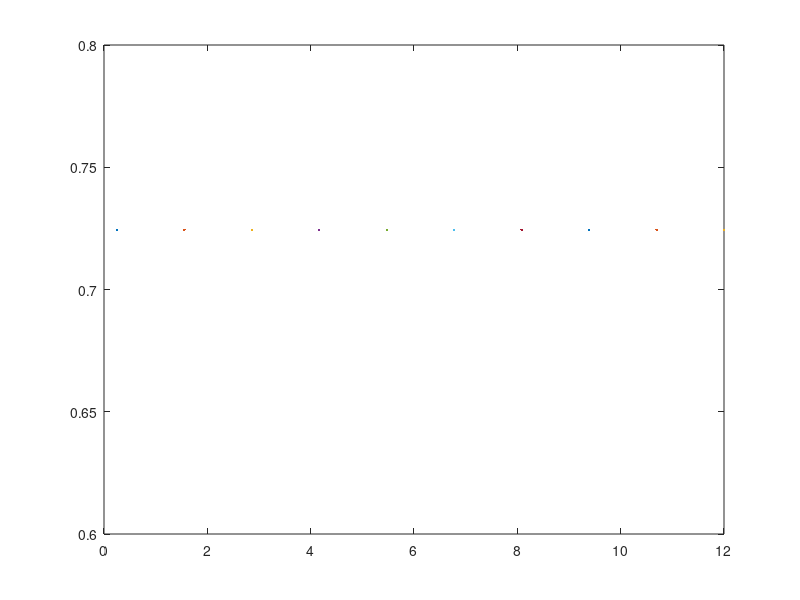

This figure's MATLAB source:
function Response = LogVsLinModel
clf
f = figure(1);
        axes1 = axes('Parent',f,'YGrid','on',...
            'XScale','linear',...
            'XMinorTick','on',...
            'XMinorGrid','on',...
            'XGrid','on');
StimHighFreq = 12;
StimLowFreq = 0.25;
StimSteps = 10;
% compF = logspace(log10(StimLowFreq),log10(StimHighFreq),StimSteps)
compF = linspace(StimLowFreq,StimHighFreq,StimSteps);
% compF = 1;
compLev= ones(size(compF));
C=0.06;
plotC = {'k','b','r','g','y'}; % Cell array of colros.

plotC = repmat(plotC,1,round(length(compF))./(StimSteps./2));
Response = cell(size(compF));
for i = 1:length(compF)
    Response{i}  = funROEX(compF(i),compLev(i),C,@funF2NErb,@funNErb2F,@funErb);
    
%     plot(axes1, excPat.VoxelFreqC,excPat.excLev,'Color',plotC{i}), set(gca,'XScale','log'), axis tight, xlabel('Frequency Gradient (mm)'), ylabel('Nom Response (arb)')
%         plot(axes1, Response{i}.VoxelFreqC,Response{i}.excLev,'Color',plotC{i}), axis tight, xlabel('Frequency Gradient (mm)'), ylabel('Nom Response (arb)')
%     hold on
%     line(repmat(compF(i),1,2),[min(ylim) compLev(i)],'Color',plotC{i})
end

plot (compF,Response {:,1}.excLev(6))

end

function Response = funROEX(compF,compLev,C,magDomain,magScale2F,magFilterWidth)
% compF/compLev are the frequencyies and levels of the stimulus frequency
% components; Ctip/Ctail are teh widths of the tip and tail roex filters; W
% is the relative gain of the tail filter;

compInt = 10.^(compLev/10);

HighFreq = 20;  % Highest frequency of the system
LowFreq = 0.05; % Lowest frequency of the system

Gradient = 30; % length of gradient in mm
Resolution = 1;  % resolution of image in mm
nVoxels = Gradient/Resolution;
Response.magScale = linspace(magDomain(LowFreq),magDomain(HighFreq),nVoxels); % Linearly space in magnification scale domain (ERB, FS, LOG, LIN)
Response.VoxelFreqC = magScale2F(Response.magScale);   % Voxel Characterisic Frequency - Convert maginification scale values to frequency values (kHz)
Response.VoxelTuningWidth = magFilterWidth(Response.VoxelFreqC);
Response.p = C*4*Response.VoxelFreqC./Response.VoxelTuningWidth;

Response.excInt = zeros(1,length(Response.VoxelFreqC));
for I = 1:length(Response.VoxelFreqC)
    for II = 1:length(compF)
        g = abs((compF(II)-Response.VoxelFreqC(I))/Response.VoxelFreqC(I));
        fw=(1+(Response.p(I)*g)).*exp(-Response.p(I)*g); %Two parameter roex
        Response.excInt(I) = Response.excInt(I)+fw*compInt(II);
    end
end
Response.excLev = 10*log10(max(Response.excInt,1)); % Threshold intensity response and convert to dB
end
function erb = funErb(f)
% Erb (in kHz) according to Glasberg and Moore 1990 as a function of frequency, f (in kHz);
% f can be a vector.

erb = 24.67*(4.37*f+1)/1000;
end
function f = funNErb2F(nErb)
% Converts Erb number (nErb) to frequency, f (in kHz); nErb can be a vector.

f = (10.^(nErb*24.67*4.37/(1000*log(10)))-1)/4.37;
end
function nErb = funF2NErb(f)
% Converts frequency, f (in kHz), to Erb number (nErb) according to Glasberg and Moore 1990;
% f can be a vector; nErb = integral from f = 0 to f of 1/erb(f).

nErb = 1000*log(10)/(24.67*4.37)*log10(4.37*f+1);
end

    function erb = lcfErb(f)
        % ***** lcfErb *****
        % ERBs as per Glasberg and Moore (1990);
        A = 24.7/1000; B = 4.37;
        erb = A*(B*f+1);
    end
    function nerb = lcfNErb(f)
        % ***** lcfNErb *****
        % Converts frequency to ERB number;
        A = 24.7/1000; B = 4.37;
        nerb = 1/(A*B)*log(B*f+1);
    end
        function f = lcfInvNErb(nerb)
        % ***** lcfInvNErb *****
        % Converts ERB number to frequency;
        A = 24.7/1000; B = 4.37;
        f = 1/B*(exp(A*B*nerb)-1);
    end
